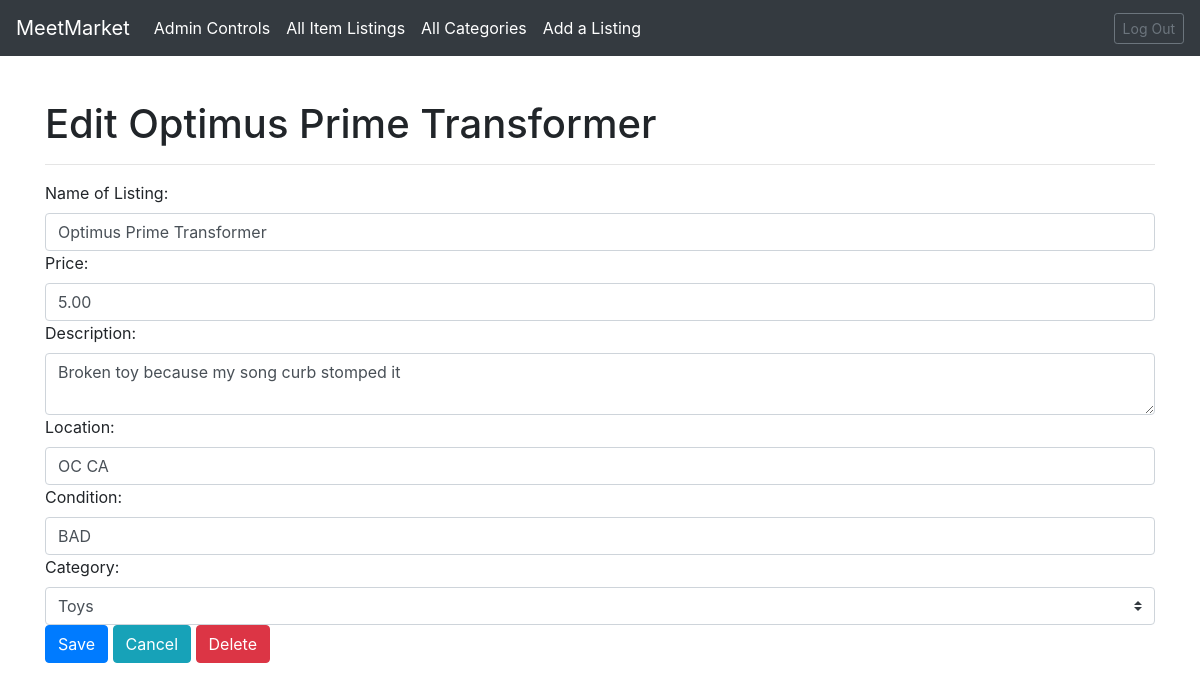
Page /item/22/edit (signed in) on the earlier database version.
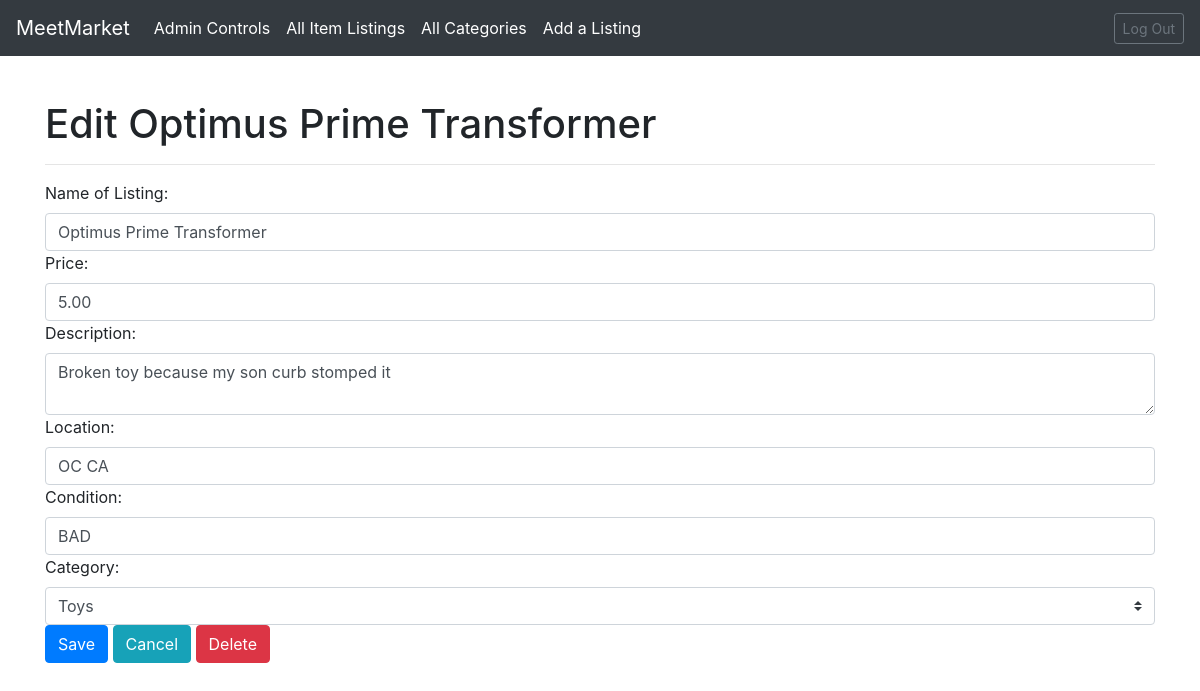
Same page on the later database version.
### item_app/models.py (models this page shows)
class Item(models.Model):
    user = models.ForeignKey(User, related_name="items",
                             on_delete=models.CASCADE)
    name = models.CharField(max_length=100)
    price = models.DecimalField(decimal_places=2, max_digits=10)
    description = models.CharField(max_length=255)
    location = models.CharField(max_length=255)
    condition = models.CharField(max_length=25)
    category = models.ForeignKey(
        Category, related_name="items", on_delete=models.CASCADE)
    flag = models.BooleanField(default=False)
    created_at = models.DateTimeField(auto_now_add=True)
    updated_at = models.DateTimeField(auto_now=True)
    objects = ItemManager()

class Category(models.Model):
    name = models.CharField(max_length=45)
    created_at = models.DateTimeField(auto_now_add=True)
    updated_at = models.DateTimeField(auto_now=True)

### item_app/views.py (the view, shortened to what this page needs)
# urls.py: path('item/<int:item_id>/edit', views.edit, name="my_edit_item"),
def edit(request, item_id):
    this_item = Item.objects.get(id=item_id)
    images = this_item.images.all()
    if len(images) > 0:
        image = images[0]
        context = {
            "this_item": this_item,
            "all_categories": Category.objects.all(),
            "this_user": User.objects.get(email=request.session['log_email']),
            "images": images,
            "image": image,
        }
    return render(request, "edit.html", context)

### item_app/templates/edit.html (shortened to what this page needs)
{% extends 'base.html' %} {% block content %} {% if this_user.admin == True %}
<h1 style="padding-top: 30px; margin-top: 70px;">Edit {{this_item.name}}</h1>
<hr />
<form
  action="{% url 'item:my_post_edit_item' this_item.id %}"
  method="POST"
  enctype="multipart/form-data"
>
  <div class="form-group">
    <label for="name">Name of Listing:</label>
    <input
      type="text"
      class="form-control"
      name="name"
      value="{{this_item.name}}"
    />
    <label for="price">Price:</label>
    <input
      type="number"
      step="0.01"
      class="form-control"
      name="price"
      value="{{this_item.price}}"
    />
    <label for="description">Description:</label>
    <textarea name="description" class="form-control">
{{this_item.description}}</textarea
    >
    <label for="location">Location:</label>
    <input
      type="text"
      class="form-control"
      name="location"
      placeholder="Current location of the item"
      value="{{this_item.location}}"
    />
    <label for="condition">Condition:</label>
    <input
      type="text"
      class="form-control"
      name="condition"
      placeholder="Mint, Great, Fair, Bad, etc.."
      value="{{this_item.condition}}"
    />
    <label for="category">Category:</label>
    <select name="category" class="custom-select mr-sm-2">
      <option value="{{this_item.category.name}}"
        >{{this_item.category.name}}</option
      >
    </select>
    <button type="submit" class="btn btn-primary">Save</button>
    <a
      href="{% url 'login:my_successful_log_in' %}"
      class="btn btn-info"
      role="button"
      >Cancel</a
    >
    {% if this_user.admin == True %}
    <a
      href="{% url 'item:my_delete_item' this_item.id %}"
      class="btn btn-danger"
      role="button"
      >Delete</a
    >{% endif %}{% endif %}
  </div>
</form>
{% endblock %}

Differences in the rows shown:
changed Item "Optimus Prime Transformer": description "Broken toy because my song curb stomped it" → "Broken toy because my son curb stomped it"
